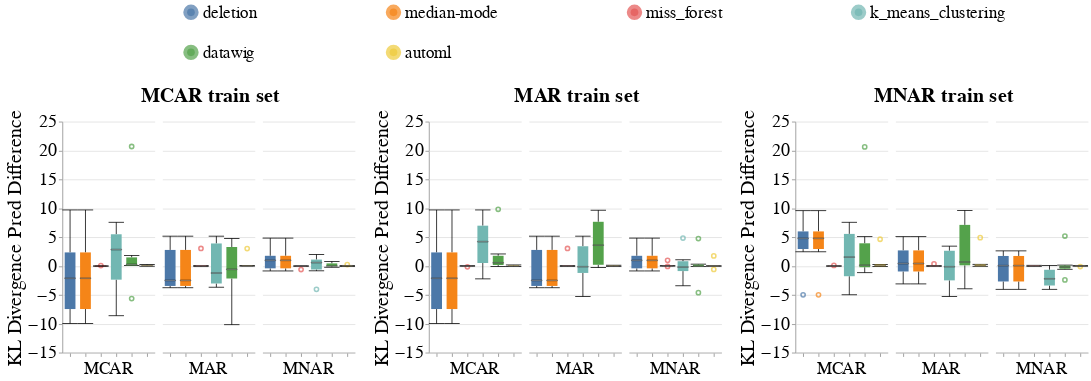

Notebook source saved alongside this figure:
### Code cell
# Categorical
create_box_plots_for_diff_imputers(dataset_name=DATASET_NAME,
                                   column_name='PhysicallyActive',
                                   metric_name='kl_divergence_pred',
                                   group='Gender',
                                   db_client=db_client,
                                   without_dummy=True)
